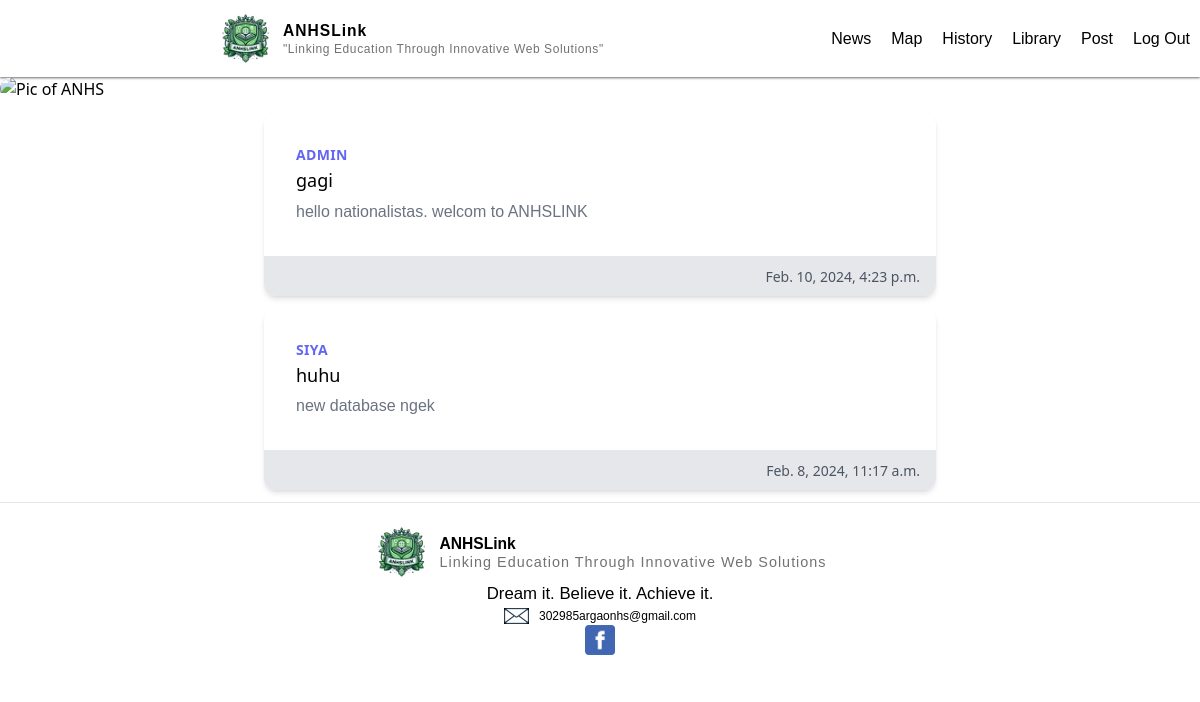
The page / (signed in) on the database as committed earlier.
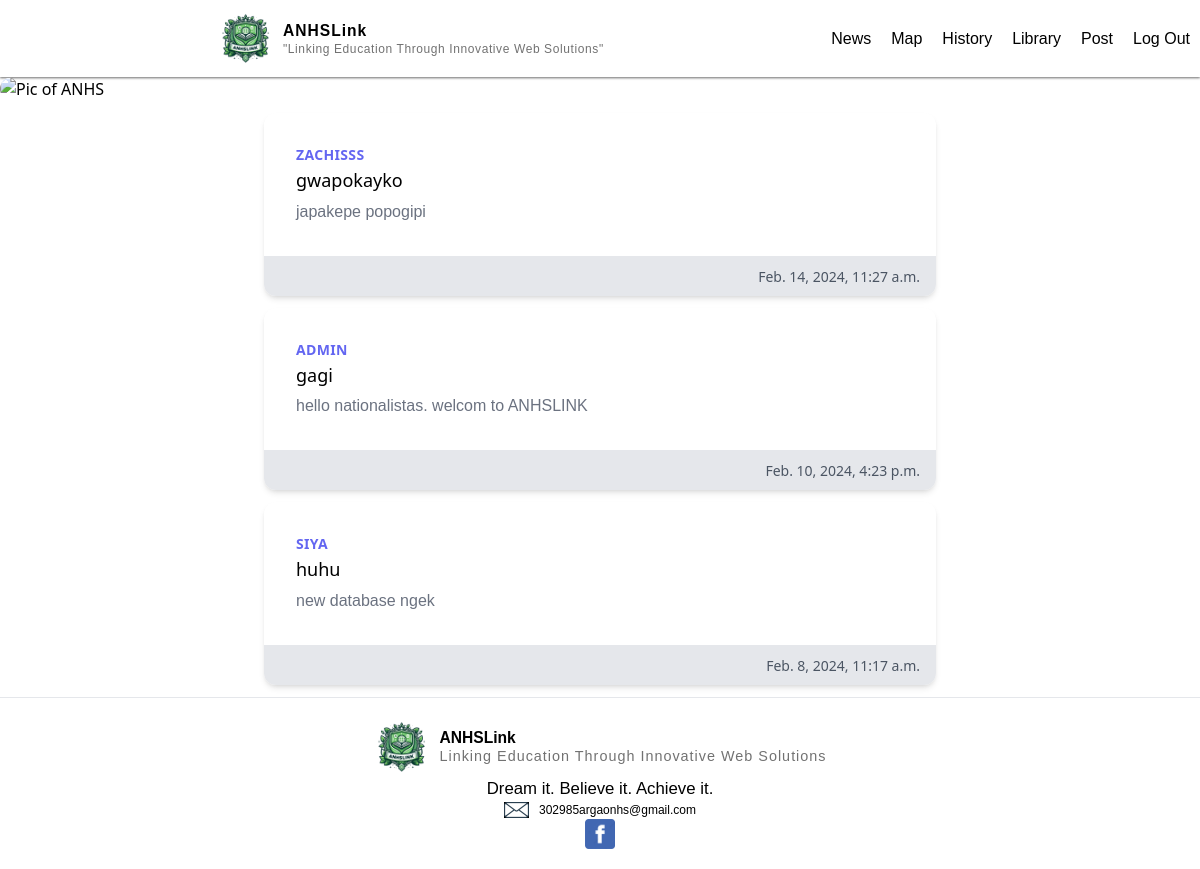
The same page on the database as committed later.
### main/models.py (models this page shows, shortened)
class Post(models.Model):
    author = models.ForeignKey(User, on_delete=models.CASCADE)
    title = models.CharField (max_length=200)
    description = models.TextField()
    created_at = models.DateTimeField(auto_now_add=True)
    updated_at = models.DateTimeField(auto_now=True)

### main/views.py (the view)
# urls.py: path("", views.home, name="home"),
def home (request):
    posts = Post.objects.all().order_by('-created_at')
    if not request.user.is_authenticated:
        return HttpResponseRedirect(reverse("anhs"))
    return render(request,"main/home.html", {"posts":posts})

### main/templates/main/home.html (shortened to what this page needs)
{% extends "main/base.html" %}
{% load static %}
{% block body %}
<div class="image_container">
  <img class="picture rounded-full" src="{% static 'pictures/News_sign.png' %}" alt="Pic of ANHS" width="100%">
</div>
{% for post in posts %}
<div class="max-w-md mx-auto bg-white rounded-xl shadow-md overflow-hidden md:max-w-2xl m-3">
  <div class="md:flex">
    <div class="p-8">
      <div class="uppercase tracking-wide text-sm text-indigo-500 font-semibold">{{post.author.username}}</div>
      <a href="#" class="block mt-1 text-lg leading-tight font-medium text-black hover:underline">{{post.title}}</a>
      <p class="mt-2 text-gray-500">{{post.description}}</p>
    </div>
  </div>
  <div class="px-4 py-2 bg-gray-200 text-right">
    <span class="text-sm text-gray-600">{{post.created_at}}</span>
  </div>
</div>
{% empty %}
<p class="m-3 text-center text-gray-500">No posts</p>
{% endfor %}
{% endblock %}

### main/templates/main/base.html (shortened to what this page needs)
{% load static %}
<!DOCTYPE html>
<html lang="en">
<head>
    <link rel="stylesheet" href="{% static 'css/main.css' %}">
    <link href="{% static 'styles/styles.css' %}" rel="stylesheet" type="text/css">
</head>
<body>
    <div class="page">
        <div class="head_container">
            <div class="branding">
                <img class="logo" src="{% static 'pictures/ANHSLink_logo.png' %}" alt="ANHS LOGO" width="7%">
                <div class="site-identity">
                    <p class="site-title">ANHSLink</p>
                    <p class="site-description">"Linking Education Through Innovative Web Solutions"</p>
                </div>
            </div>
            <div class="information flex justify-center space-x-">
                <a class="" href="{% url 'home' %}">
                    <p>News</p>
                </a>
                <a href="{% url 'map' %}">
                    <p>Map</p>
                </a>
                <a href="{% url 'history' %}">
                    <p>History</p>
                </a>
                <a href="{% url 'library' %}">
                    <p>Library</p>
                </a>
                <a href="{% url 'create_post' %}">
                    <p>Post</p>
                </a>
                <form action="{% url 'logout' %}" method="post">
                    <button type="submit"><p>Log Out</p></button>
                </form>
            </div>
        </div>
        {% block body %} {% endblock %}
        <footer>
            <div class="footer_container">
                <div class="branding_footer_whole">
                    <div class="branding_footer">
                        <img class="logo" src="{% static 'pictures/ANHSLink_logo.png' %}" alt="ANHS LOGO" width="5%"
                            height="10%">
                        <div class="site-identity_footer">
                            <p class="site-title_footer">ANHSLink</p>
                            <p class="site-description_footer">Linking Education Through Innovative Web Solutions</p>
                        </div>
                    </div>
                    <div class="branding_footer_motto">
                        Dream it. Believe it. Achieve it.
                    </div>
                    <div class="socials_footer">
                        <div class="heading">
                            <div class="quick_email">
                                <img class="contact_logo" src="{% static 'pictures/GMAIL_LOGO.png' %}" alt="gmail_logo"
                                    width="1rem">
                                <p class="contacts">302985argaonhs@gmail.com</p>
                            </div>
                        </div>
                        <a href="https://www.facebook.com/profile.php?id=100063811972895" target="_blank">
                            <img src="{% static 'pictures/FB_LOGO.png' %}" alt="fb_logo" width="30vw" height="30vh">
                        </a>
                    </div>
                </div>
            </div>
        </footer>
    </div>
</body>
</html>

### authentication/static/css/main.css (style rules this page uses)
html, :host { line-height: 1.5; -webkit-text-size-adjust: 100%; -moz-tab-size: 4; -o-tab-size: 4; tab-size: 4; font-family: ui-sans-serif, system-ui, sans-serif, "Apple Color Emoji", "Segoe UI Emoji", "Segoe UI Symbol", "Noto Color Emoji"; font-feature-settings: normal; font-variation-settings: normal; -webkit-tap-highlight-color: transparent; }
body { margin: 0; line-height: inherit; }
a { color: inherit; text-decoration: inherit; }
button, input, optgroup, select, textarea { font-family: inherit; font-feature-settings: inherit; font-variation-settings: inherit; font-size: 100%; font-weight: inherit; line-height: inherit; color: inherit; margin: 0; padding: 0; }
button, select { text-transform: none; }
button, [type='button'], [type='reset'], [type='submit'] { -webkit-appearance: button; background-color: transparent; background-image: none; }
blockquote, dl, dd, h1, h2, h3, h4, h5, h6, hr, figure, p, pre { margin: 0; }
button, [role="button"] { cursor: pointer; }
img, svg, video, canvas, audio, iframe, embed, object { display: block; vertical-align: middle; }
img, video { max-width: 100%; height: auto; }
.m-3 { margin: 0.75rem; }
.mx-auto { margin-left: auto; margin-right: auto; }
.mt-1 { margin-top: 0.25rem; }
.mt-2 { margin-top: 0.5rem; }
.block { display: block; }
.flex { display: flex; }
.max-w-md { max-width: 28rem; }
.justify-center { justify-content: center; }
.overflow-hidden { overflow: hidden; }
.rounded-full { border-radius: 9999px; }
.rounded-xl { border-radius: 0.75rem; }
.bg-gray-200 { --tw-bg-opacity: 1; background-color: rgb(229 231 235 / var(--tw-bg-opacity)); }
.bg-white { --tw-bg-opacity: 1; background-color: rgb(255 255 255 / var(--tw-bg-opacity)); }
.p-8 { padding: 2rem; }
.px-4 { padding-left: 1rem; padding-right: 1rem; }
.py-2 { padding-top: 0.5rem; padding-bottom: 0.5rem; }
.text-right { text-align: right; }
.text-lg { font-size: 1.125rem; line-height: 1.75rem; }
.text-sm { font-size: 0.875rem; line-height: 1.25rem; }
.font-medium { font-weight: 500; }
.font-semibold { font-weight: 600; }
.uppercase { text-transform: uppercase; }
.leading-tight { line-height: 1.25; }
.tracking-wide { letter-spacing: 0.025em; }
.text-black { --tw-text-opacity: 1; color: rgb(0 0 0 / var(--tw-text-opacity)); }
.text-gray-500 { --tw-text-opacity: 1; color: rgb(107 114 128 / var(--tw-text-opacity)); }
.text-gray-600 { --tw-text-opacity: 1; color: rgb(75 85 99 / var(--tw-text-opacity)); }
.text-indigo-500 { --tw-text-opacity: 1; color: rgb(99 102 241 / var(--tw-text-opacity)); }
.shadow-md { --tw-shadow: 0 4px 6px -1px rgb(0 0 0 / 0.1), 0 2px 4px -2px rgb(0 0 0 / 0.1); --tw-shadow-colored: 0 4px 6px -1px var(--tw-shadow-color), 0 2px 4px -2px var(--tw-shadow-color); box-shadow: var(--tw-ring-offset-shadow, 0 0 #0000), var(--tw-ring-shadow, 0 0 #0000), var(--tw-shadow); }
@media (min-width: 768px) { .md\:flex { display: flex; } }
@media (min-width: 768px) { .md\:max-w-2xl { max-width: 42rem; } }

Rows that differ between the two databases and show on the page:
added Post: author.username "ZACHISSS", title "gwapokayko", description "japakepe popogipi", created_at "Feb. 14, 2024, 11:27 a.m."
